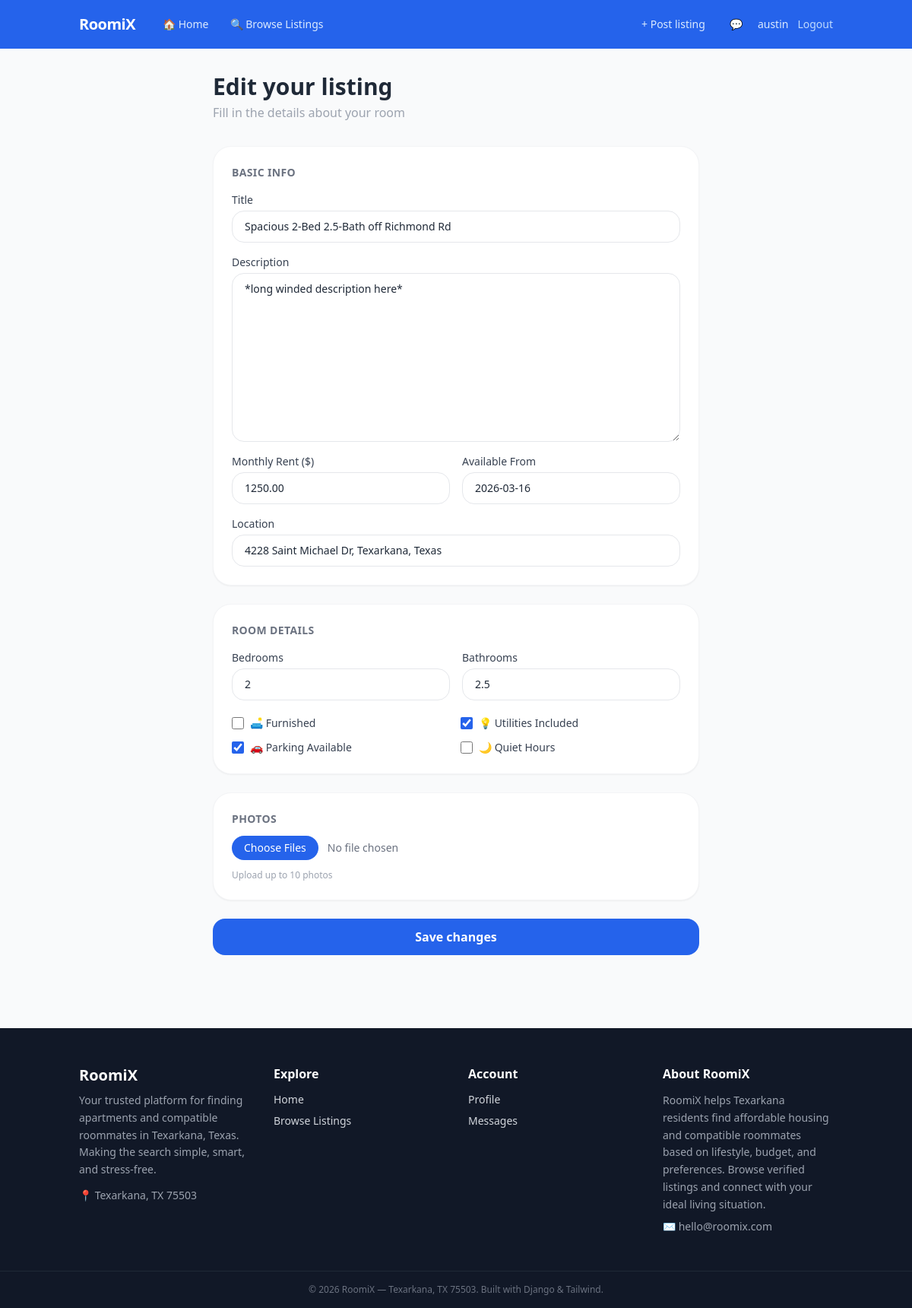
/listings/5/edit/ (signed in), run on the app's committed database.
### core/models.py (models this page shows, shortened)
class Listing(models.Model):
    owner = models.ForeignKey(
        User,
        on_delete=models.CASCADE,
        related_name='listings'
    )
    title = models.CharField(max_length=255)
    description = models.TextField()
    price = models.DecimalField(max_digits=10, decimal_places=2)
    location = models.CharField(max_length=255)
    available_from = models.DateField()
    bedrooms = models.PositiveIntegerField(default=1)
    bathrooms = models.DecimalField(max_digits=3, decimal_places=1, default=1.0)
    is_furnished = models.BooleanField(default=False)
    utilities_included = models.BooleanField(default=False)
    parking_available = models.BooleanField(default=False)
    quiet_hours = models.BooleanField(default=False)
    created_at = models.DateTimeField(auto_now_add=True)
    updated_at = models.DateTimeField(auto_now=True)
    class Meta:
        ordering = ['-created_at']

### core/views.py (the view, shortened to what this page needs)
# urls.py: path('listings/<int:pk>/edit/', views.ListingUpdateView.as_view(), name='listing-edit'),
class ListingUpdateView(LoginRequiredMixin, UserPassesTestMixin, UpdateView):
    model = Listing
    template_name = 'core/listing_form.html'
    fields = ['title', 'description', 'price', 'location', 'available_from', 'bedrooms', 'bathrooms']
    def test_func(self):
        return self.get_object().owner == self.request.user

### core/templatetags/core_extras.py (called while the page is built)
@register.filter
def add_class(field, css_class):
    return field.as_widget(attrs={'class': css_class})

### core/templates/core/listing_form.html (shortened to what this page needs)
{% extends "base.html" %}
{% load core_extras %}
{% block content %}
<div class="max-w-2xl mx-auto px-4 py-8">
  <div class="mb-8">
    <h1 class="text-3xl font-bold text-gray-800">
      {% if form.instance.pk %}Edit your listing{% else %}Post a new listing{% endif %}
    </h1>
    <p class="text-gray-400 mt-1">Fill in the details about your room</p>
  </div>
  <form method="POST" enctype="multipart/form-data" class="flex flex-col gap-6">
    <div class="bg-white rounded-2xl shadow-sm border border-gray-100 p-6 flex flex-col gap-4">
      <h2 class="text-sm font-semibold text-gray-500 uppercase tracking-wide">Basic Info</h2>
      <div class="flex flex-col gap-1">
        <label class="text-sm font-medium text-gray-700">Title</label>
        {{ form.title|add_class:"border border-gray-200 rounded-xl px-4 py-2.5 text-sm focus:outline-none focus:ring-2 focus:ring-brand-500 w-full" }}
      </div>
      <div class="flex flex-col gap-1">
        <label class="text-sm font-medium text-gray-700">Description</label>
        {{ form.description|add_class:"border border-gray-200 rounded-xl px-4 py-2.5 text-sm focus:outline-none focus:ring-2 focus:ring-brand-500 w-full" }}
      </div>
      <div class="grid grid-cols-2 gap-4">
        <div class="flex flex-col gap-1">
          <label class="text-sm font-medium text-gray-700">Monthly Rent ($)</label>
          {{ form.price|add_class:"border border-gray-200 rounded-xl px-4 py-2.5 text-sm focus:outline-none focus:ring-2 focus:ring-brand-500 w-full" }}
        </div>
        <div class="flex flex-col gap-1">
          <label class="text-sm font-medium text-gray-700">Available From</label>
          {{ form.available_from|add_class:"border border-gray-200 rounded-xl px-4 py-2.5 text-sm focus:outline-none focus:ring-2 focus:ring-brand-500 w-full" }}
        </div>
      </div>
      <div class="flex flex-col gap-1">
        <label class="text-sm font-medium text-gray-700">Location</label>
        {{ form.location|add_class:"border border-gray-200 rounded-xl px-4 py-2.5 text-sm focus:outline-none focus:ring-2 focus:ring-brand-500 w-full" }}
      </div>
    </div>
    <div class="bg-white rounded-2xl shadow-sm border border-gray-100 p-6 flex flex-col gap-4">
      <h2 class="text-sm font-semibold text-gray-500 uppercase tracking-wide">Room Details</h2>
      <div class="grid grid-cols-2 gap-4">
        <div class="flex flex-col gap-1">
          <label class="text-sm font-medium text-gray-700">Bedrooms</label>
          {{ form.bedrooms|add_class:"border border-gray-200 rounded-xl px-4 py-2.5 text-sm focus:outline-none focus:ring-2 focus:ring-brand-500 w-full" }}
        </div>
        <div class="flex flex-col gap-1">
          <label class="text-sm font-medium text-gray-700">Bathrooms</label>
          {{ form.bathrooms|add_class:"border border-gray-200 rounded-xl px-4 py-2.5 text-sm focus:outline-none focus:ring-2 focus:ring-brand-500 w-full" }}
        </div>
      </div>
      <div class="grid grid-cols-2 gap-3 mt-1">
        <label class="flex items-center gap-2 cursor-pointer text-sm text-gray-700">
          <input type="checkbox" name="is_furnished" {% if form.instance.is_furnished %}checked{% endif %}
                 class="accent-brand-500 w-4 h-4"/>
          🛋️ Furnished
        </label>
        <label class="flex items-center gap-2 cursor-pointer text-sm text-gray-700">
          <input type="checkbox" name="utilities_included" {% if form.instance.utilities_included %}checked{% endif %}
                 class="accent-brand-500 w-4 h-4"/>
          💡 Utilities Included
        </label>
        <label class="flex items-center gap-2 cursor-pointer text-sm text-gray-700">
          <input type="checkbox" name="parking_available" {% if form.instance.parking_available %}checked{% endif %}
                 class="accent-brand-500 w-4 h-4"/>
          🚗 Parking Available
        </label>
        <label class="flex items-center gap-2 cursor-pointer text-sm text-gray-700">
          <input type="checkbox" name="quiet_hours" {% if form.instance.quiet_hours %}checked{% endif %}
                 class="accent-brand-500 w-4 h-4"/>
          🌙 Quiet Hours
        </label>
      </div>
    </div>
    <div class="bg-white rounded-2xl shadow-sm border border-gray-100 p-6 flex flex-col gap-3">
      <h2 class="text-sm font-semibold text-gray-500 uppercase tracking-wide">Photos</h2>
      <input type="file" name="images" multiple accept="image/*"
             class="text-sm text-gray-500 file:mr-3 file:py-1.5 file:px-4 file:rounded-xl
                    file:border-0 file:bg-brand-500 file:text-white hover:file:bg-brand-600 file:cursor-pointer"/>
      <p class="text-xs text-gray-400">Upload up to 10 photos</p>
    </div>
    <button type="submit"
            class="bg-brand-500 hover:bg-brand-600 text-white py-3 rounded-xl font-semibold transition">
      {% if form.instance.pk %}Save changes{% else %}Post listing{% endif %}
    </button>
  </form>
</div>
{% endblock %}

### core/templates/includes/_navbar.html (shortened to what this page needs)
<nav class="bg-brand-500 sticky top-0 z-50">
  <div class="max-w-5xl mx-auto px-4 h-16 flex items-center justify-between">
    <div class="flex items-center gap-6">
      <a href="{% url 'home' %}" class="text-white font-bold text-xl tracking-tight">RoomiX</a>
      <div class="hidden sm:flex items-center gap-1">
        <a href="{% url 'home' %}"
           class="text-blue-100 hover:text-white px-3 py-1.5 rounded-lg text-sm transition flex items-center gap-1">
          🏠 Home
        </a>
        <a href="{% url 'listing-list' %}"
           class="text-blue-100 hover:text-white px-3 py-1.5 rounded-lg text-sm transition flex items-center gap-1">
          🔍 Browse Listings
        </a>
      </div>
    </div>
    <div class="flex items-center gap-3 text-sm">
      {% if user.is_authenticated %}
        <a href="{% url 'listing-create' %}"
           class="text-blue-100 hover:text-white px-3 py-1.5 rounded-lg text-sm transition">
          + Post listing
        </a>
        <a href="{% url 'inbox' %}" class="relative text-blue-100 hover:text-white transition px-2">
          💬
        </a>
        <a href="{% url 'profile' %}" class="text-blue-100 hover:text-white transition">
          {{ user.username }}
        </a>
        <form method="POST" action="{% url 'logout' %}">
          <button type="submit" class="text-blue-200 hover:text-white transition">Logout</button>
        </form>
      {% endif %}
    </div>
  </div>
</nav>

### data on the page
Listing: title "Spacious 2-Bed 2.5-Bath off Richmond Rd", description "*long winded description here*", price "1250.00", available_from "2026-03-16", location "4228 Saint Michael Dr, Texarkana, Texas", bedrooms "2", bathrooms "2.5", utilities_included "☑", parking_available "☑"

### other printed values
{{ user.username }} "austin"
